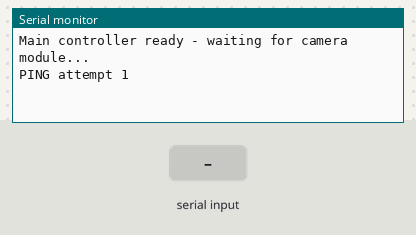
Recording of a sketch running on a simulated ESP32. Shown: the last lines printed to the serial monitor. The inputs (shaded band) are chosen by the test bench.

Above: at 5.8 s.
5.9 s: "PONG\n" received over the second serial link
At 7.1 s:
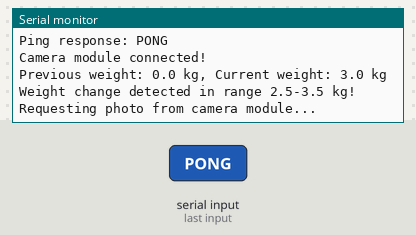
7.4 s: "DONE\n" received over the second serial link
At 7.7 s:
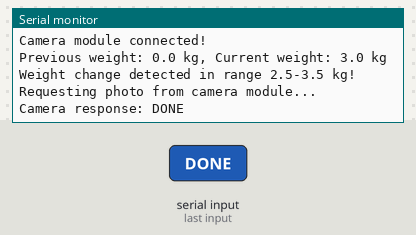

The sketch:

comm.ino
```cpp
// RFID Reader Setup
#define TXD1 19
#define RXD1 21
HardwareSerial mySerial(1); // Use UART1 for RFID reader

// Camera Serial Communication
#define CAM_TXD 17 // ESP32-WROOM TX2 (connected to ESP32-CAM RX/I012)
#define CAM_RXD 16 // ESP32-WROOM RX2 (connected to ESP32-CAM TX/I013)
HardwareSerial camSerial(2); // Use UART2 for ESP32-CAM

// Tag mapping
struct TagNickname {
  const char* tagID;
  const char* nickname;
};

TagNickname tagMap[] = {
  {"4A00D3D01D54", "Billy"},
  {"4B00B4F65158", "Sally"},
  {"4A00DD414096", "Charlie"}
};
const int tagMapSize = sizeof(tagMap) / sizeof(tagMap[0]);

// Weight variables
float previousWeight = 0.0;
float currentWeight = 3.0; // Random initial value, adjust manually between 0.0 and 5.0

// System variables
unsigned long lastTagReadTime = 0;
String lastTagID = "";

void setup() {
  Serial.begin(115200);

  // Initialize RFID reader
  mySerial.begin(9600, SERIAL_8N1, RXD1, TXD1);

  // Initialize communication with ESP32-CAM
  camSerial.begin(115200, SERIAL_8N1, CAM_RXD, CAM_TXD);

  Serial.println("Main controller ready - waiting for camera module...");
  delay(5000); // 5 seconds delay

  // Retry PING up to 3 times
  bool cameraConnected = false;
  for (int attempt = 1; attempt <= 3; attempt++) {
    Serial.print("PING attempt ");
    Serial.println(attempt);
    camSerial.println("PING");

    unsigned long start = millis();
    while (millis() - start < 5000) { // 5 second timeout per attempt
      if (camSerial.available()) {
        String response = camSerial.readStringUntil('\n');
        Serial.println("Ping response: " + response);
        if (response.indexOf("PONG") >= 0) {
          Serial.println("Camera module connected!");
          cameraConnected = true;
          break;
        }
      }
    }
    if (cameraConnected) break;
    delay(1000); // Wait 1 second before retrying
  }

  if (!cameraConnected) {
    Serial.println("Failed to connect to camera module after 3 attempts. Check wiring and power.");
    while (true); // Halt execution to allow debugging
  }
}

String readRFID() {
  String tagData = "";
  bool reading = false;
  unsigned long startTime = millis();

  while (millis() - startTime < 500) {
    if (mySerial.available()) {
      char c = mySerial.read();
      if (c == 0x02) {
        reading = true;
        continue;
      }
      if (reading && (c == 0x0D || c == 0x0A || c == 0x03)) {
        break;
      }
      if (reading && isPrintable(c) && tagData.length() < 20) {
        tagData += c;
      }
    }
  }
  return tagData.length() >= 10 ? tagData : "";
}

String getNickname(String tagID) {
  for (int i = 0; i < tagMapSize; i++) {
    if (tagID == tagMap[i].tagID) {
      return String(tagMap[i].nickname);
    }
  }
  return "UnknownPenguin";
}

void takePhoto() {
  Serial.println("Requesting photo from camera module...");
  camSerial.println("CAPTURE");

  // Wait for response
  unsigned long start = millis();
  while (millis() - start < 5000) { // 5 second timeout
    if (camSerial.available()) {
      String response = camSerial.readStringUntil('\n');
      Serial.println("Camera response: " + response);
      if (response.indexOf("DONE") >= 0) {
        break;
      }
    }
  }
}

void checkWeightChange() {
  Serial.printf("Previous weight: %.1f kg, Current weight: %.1f kg\n", previousWeight, currentWeight);

  if ((previousWeight < 2.5 || previousWeight > 3.5) && currentWeight >= 2.5 && currentWeight <= 3.5) {
    Serial.println("Weight change detected in range 2.5-3.5 kg!");
    takePhoto();
  } else {
    Serial.println("No significant weight change in range 2.5-3.5 kg");
  }

  previousWeight = currentWeight;
}

void loop() {
  String rfidData = readRFID();

  if (rfidData != "") {
    lastTagReadTime = millis();

    if (rfidData != lastTagID) {
      String nickname = getNickname(rfidData);
      Serial.print("Tag ID: ");
      Serial.println(rfidData);
      Serial.print("Nickname: ");
      Serial.println(nickname);

      if (nickname != "UnknownPenguin") {
        takePhoto();
      }

      lastTagID = rfidData;
    }
  }

  // Check weight change every cycle
  checkWeightChange();

  delay(100);
}
```

Measured:
- after the input at 5.9 s, the serial monitor: prints a new line at once (image 1)
- after the input at 7.4 s, the serial monitor: prints a new line at once (image 2)
